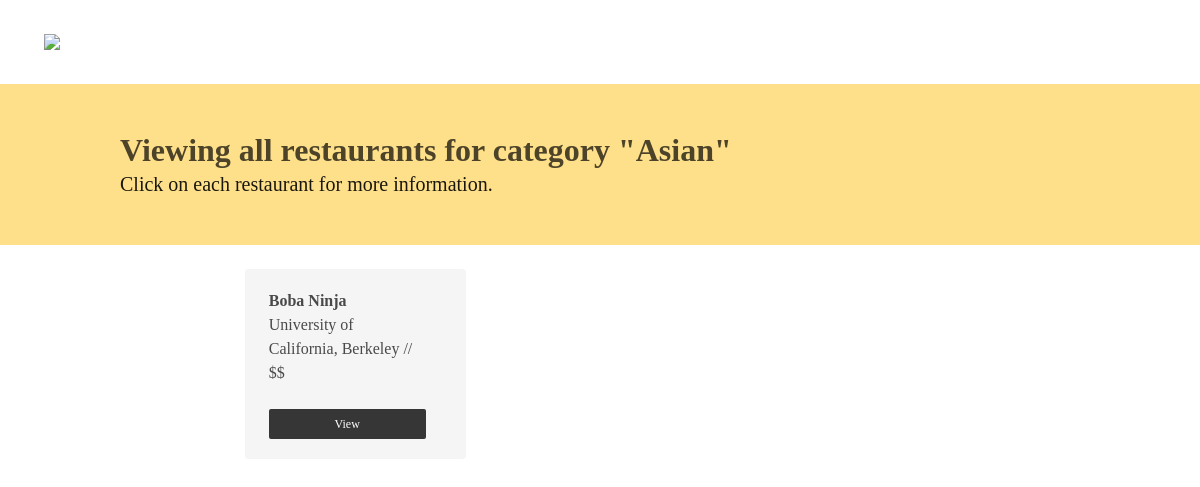
The app's page /category/5, older data.
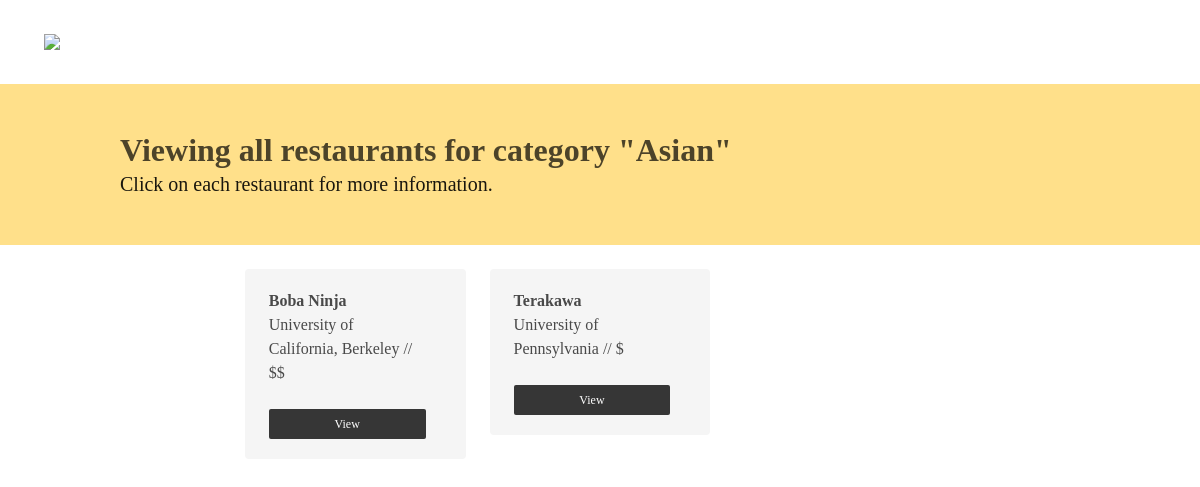
The same page, newer data.
### restaurant/models.py (models this page shows, shortened)
class Restaurant(models.Model):
    user = models.ForeignKey(User, on_delete=models.CASCADE, null=True)
    admin = models.ForeignKey(RestaurantAdmin, on_delete=models.CASCADE, null=True)
    restaurant_name = models.CharField(max_length=200)
    price = models.CharField(max_length=4, default='$')
    description = models.TextField(null=True)
    address = models.CharField(max_length=200, null=True)
    school = models.CharField(max_length=200, null=True)
    categories = models.ManyToManyField(Category, related_name='categories', blank=True)
    location = models.ForeignKey(Location, null=True, on_delete=models.CASCADE)
    time = models.DateTimeField(auto_now=True, null=True)
    picture = models.CharField(max_length=600, null=True)
    followed_by = models.ManyToManyField(User, related_name='followed_by', blank=True)
    url = models.CharField(max_length=100, null=True)
    x_coord = models.FloatField(null=True)
    y_coord = models.FloatField(null=True)
    website = models.CharField(max_length=600, null=True)

### restaurant/views.py (the view)
# urls.py: path('category/<slug:id>', category, name="category"),
def category(request, id=None):
    category = Category.objects.get(id=id)
    restaurants = Restaurant.objects.filter(categories__id=category.id)
    return render(request, "category.html", {"category": category, "restaurants": restaurants})

### restaurant/templates/category.html
{% extends 'base.html' %}
{% block content %}
<section class="hero is-warning">
    <div class="hero-body">
      <div class="container">
        <h1 class="title">
          Viewing all restaurants for category "{{ category.name }}"
        </h1>
        <h2 class="subtitle">
          Click on each restaurant for more information.
        </h2>
      </div>
    </div>
</section>
<div class="columns">
    <div class="column is-one-fifth"></div>
    <div class="column">
        <br>
        <div class="columns is-multiline">
            {% for restaurant in restaurants %}
            <div class="column is-one-third">
                <div class="notification is-light">
                    <strong>{{ restaurant.restaurant_name }}</strong>
                    <p>{{ restaurant.school }} // {{ restaurant.price }}</p>
                    <br>
                    <a class="button is-small is-dark is-fullwidth" href="{% url 'restaurant' restaurant.url %}">View</a>
                 </div>
            </div>
            {% endfor %}
        </div>
    </div>
    <div class="column is-one-fifth"></div>
</div>
{% endblock %}

Row changes from the older to the newer data that the page shows:
added Restaurant: restaurant_name "Terakawa", school "University of Pennsylvania", price "$"
